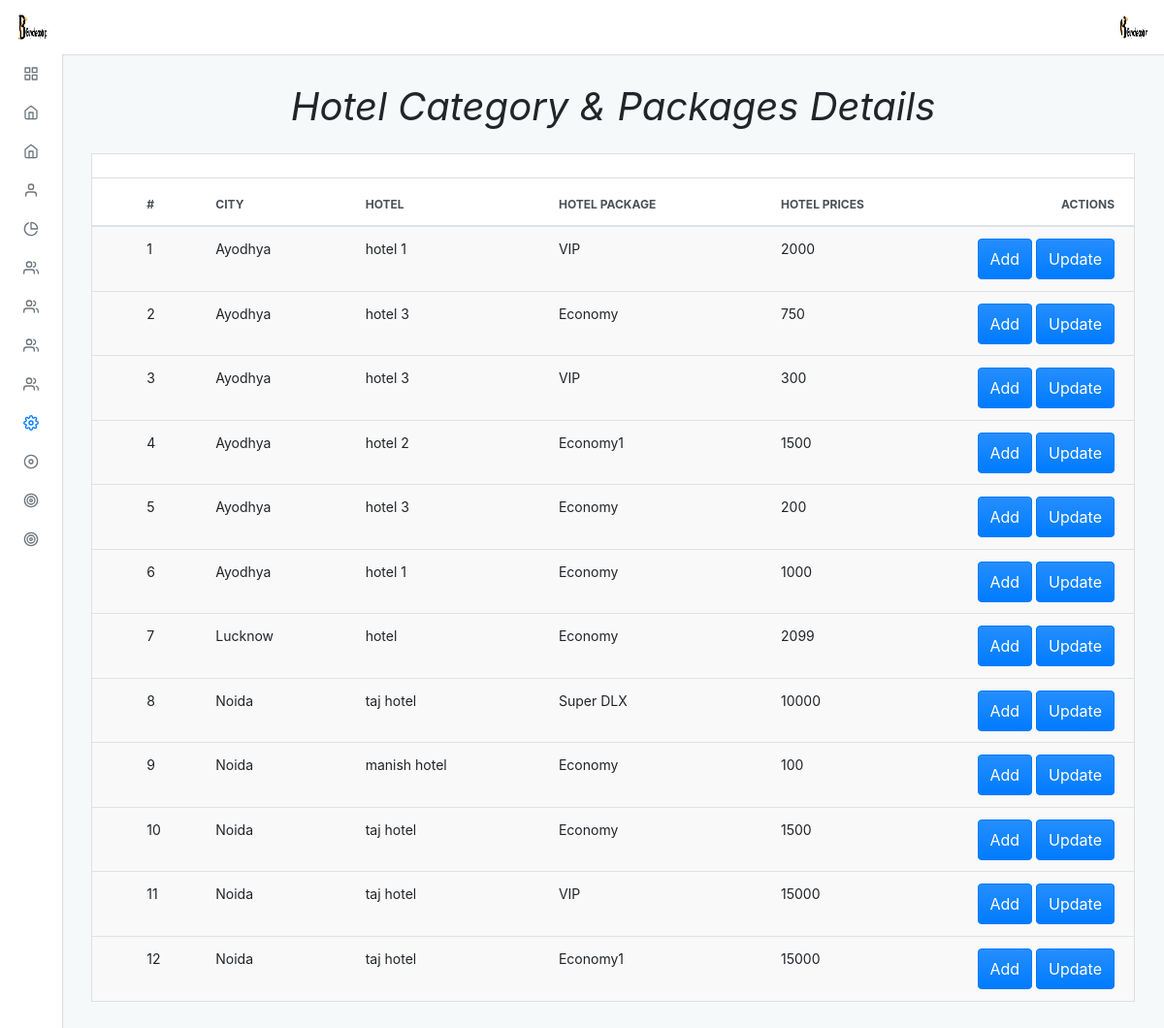
/admin/default/hotel_category_all.php (signed in), run on the app's committed database.
### tables this page shows
CREATE TABLE `hotels` (
  `hotel_id` int(11) NOT NULL,
  `hotel_name` varchar(100) NOT NULL,
  `hcity_id` int(5) NOT NULL
);

CREATE TABLE `cities` (
  `city_id` int(11) NOT NULL,
  `city_name` varchar(100) NOT NULL
);

CREATE TABLE `hotel_categories` (
  `hcategory_id` int(11) NOT NULL,
  `category_name` varchar(100) NOT NULL,
  `hc_id` int(10) NOT NULL,
  `prices` double NOT NULL
);

### admin/default/hotel_category_all.php (the view, shortened to what this page needs)
<?php
include "../../connection.php";
?>
<?php $page = "setting";
include("./incluede/header.php") ?>
<div class="adminx-content">
    <div class="adminx-main-content">
        <div class="container-fluid">
            <div class="pb-3">
                <h1><b><i>Hotel Category & Packages Details</i></b></h1>
            </div>
            <div class="row">
                <div class="col">
                    <div class="card mb-grid">
                        <div class="card-header d-flex justify-content-between align-items-center">
                        </div>
                        <div class="table-responsive-md">
                            <table class="table table-actions table-striped table-hover mb-0">
                                <thead>
                                    <tr>
                                        <th scope="col">
                                            <label class="custom-control custom-checkbox m-0 p-0">
                                            </label>
                                        </th>
                                        <th scope="col">#</th>
                                        <th scope="col">City</th>
                                        <th scope="col">Hotel</th>
                                        <th scope="col">Hotel Package</th>
                                        <th scope="col">Hotel Prices</th>
                                        <th scope="col">Actions</th>
                                    </tr>
                                </thead>
                                <tbody>
                                    <?php
                                    $query = "SELECT hotels.hotel_id, hotels.hotel_name, cities.city_name,hotel_categories.hcategory_id, hotel_categories.category_name, hotel_categories.prices
          FROM hotels
          JOIN cities ON hotels.hcity_id = cities.city_id
          JOIN hotel_categories ON hotels.hotel_id = hotel_categories.hc_id
          ORDER BY cities.city_name ASC";
                                    $res = mysqli_query($conn, $query);
                                    $a = 1;
                                    while ($row = mysqli_fetch_assoc($res)) {
                                    ?>
                                        <tr>
                                            <th scope="row">
                                                <label class="custom-control custom-checkbox m-0 p-0">
                                                </label>
                                            </th>
                                            <td><?php echo $a ?></td>
                                            <td><?php echo $row['city_name'] ?></td>
                                            <td><?php echo $row['hotel_name'] ?></td>
                                            <td><?php echo $row['category_name'] ?></td>
                                            <td><?php echo $row['prices'] ?></td>
                                            <td>
                                                <a href="hotel_category_add"><button type="button" class="btn btn-primary waves-effect waves-light add">Add</button></a>
                                                <a href="hotel_category_update?hcategory_id=<?php echo $row['hcategory_id']; ?>"><button type="button" class="btn btn-primary waves-effect waves-light add">Update</button></a>
                                            </td>
                                        <tr>
                                        <?php
                                        ++$a;
                                    }
                                        ?>
                                        <?php include("./incluede/footer.php") ?>

### admin/default/incluede/header.php (shortened to what this page needs)
<!DOCTYPE html>
<html lang="en">
<head>
  <link rel="stylesheet" type="text/css" href="./dist/css/adminx.css" media="screen" />
</head>
<body class=" virat">
  <div class="adminx-container">
    <?php
    $query = "select * from admin_login";
    $result = mysqli_query($conn, $query);
    while ($row = mysqli_fetch_assoc($result)) {
    ?>
      <nav class="navbar navbar-expand justify-content-between fixed-top virat_1">
        <a class="navbar-brand mb-0 h1 d-none d-md-block" href="admin">
          <img src="../upload/<?php echo $row['image']; ?>" class="navbar-brand-image d-inline-block align-top mr-2" class="circle" alt="">
        </a>
        <ul class="navbar-nav d-flex justify-content-end mr-2">
          <li class="nav-item dropdown">
            <a class="nav-link avatar-with-name" id="navbarDropdownMenuLink" data-toggle="dropdown" href="#">
              <img src="../upload/<?php echo $row['image']; ?>" class="d-inline-block align-top" class="rounded" alt="">
            </a>
          </li>
        </ul>
      <?php
    }
      ?>
      </nav>
      <div class="adminx-sidebar expand-hover push">
        <ul class="sidebar-nav">
          <li class="sidebar-nav-item">
            <a href="admin" class="sidebar-nav-link <?php if ($page == 'home') {
                                                      echo 'active';
                                                    } ?>">
              <span class="sidebar-nav-icon">
                <i data-feather="grid"></i>
              </span>
            </a>
          </li>
          <li class="sidebar-nav-item">
            <a class="sidebar-nav-link <?php if ($page == 'thailand') {
                                          echo 'active';
                                        } ?> collapsed" data-toggle="collapse" href="#examplepackage" aria-expanded="false" aria-controls="examplepackage">
              <span class="sidebar-nav-icon">
                <i data-feather="home"></i>
              </span>
            </a>
          </li>
          <li class="sidebar-nav-item">
            <a class="sidebar-nav-link <?php if ($page == 'slider') {
                                          echo 'active';
                                        } ?> collapsed" data-toggle="collapse" href="#example" aria-expanded="false" aria-controls="example">
              <span class="sidebar-nav-icon">
                <i data-feather="home"></i>
              </span>
            </a>
          </li>
          <li class="sidebar-nav-item">
            <a class=" sidebar-nav-link <?php if ($page == 'about') {
                                          echo 'active';
                                        } ?> collapsed" data-toggle="collapse" href="#exampl_a" aria-expanded="false" aria-controls="exampl_a">
              <span class="sidebar-nav-icon">
                <i data-feather="user"></i>
              </span>
            </a>
          </li>
          <li class="sidebar-nav-item">
            <a class=" sidebar-nav-link <?php if ($page == 'our') {
                                          echo 'active';
                                        } ?> collapsed" data-toggle="collapse" href="#examp" aria-expanded="false" aria-controls="examp">
              <span class="sidebar-nav-icon">
                <i data-feather="pie-chart"></i>
              </span>
            </a>
          </li>
          <li class="sidebar-nav-item">
            <a class=" sidebar-nav-link <?php if ($page == 'transport') {
                                          echo 'active';
                                        } ?> collapsed" data-toggle="collapse" href="#exa_team" aria-expanded="false" aria-controls="exa_team">
              <span class="sidebar-nav-icon">
                <i data-feather="users"></i>
              </span>
            </a>
          </li>
          <li class="sidebar-nav-item">
            <a class=" sidebar-nav-link <?php if ($page == 'transport') {
                                          echo 'active';
                                        } ?> collapsed" data-toggle="collapse" href="#exa_team89" aria-expanded="false" aria-controls="exa_team89">
              <span class="sidebar-nav-icon">
                <i data-feather="users"></i>
              </span>
            </a>
          </li>
          <li class="sidebar-nav-item">
            <a class=" sidebar-nav-link <?php if ($page == 'transport') {
                                          echo 'active';
                                        } ?> collapsed" data-toggle="collapse" href="#exa_team99" aria-expanded="false" aria-controls="exa_team99">
              <span class="sidebar-nav-icon">
                <i data-feather="users"></i>
              </span>
            </a>
          </li>
          <li class="sidebar-nav-item">
            <a class=" sidebar-nav-link <?php if ($page == 'users') {
                                          echo 'active';
                                        } ?> collapsed" data-toggle="collapse" href="#exa_team98" aria-expanded="false" aria-controls="exa_team98">
              <span class="sidebar-nav-icon">
                <i data-feather="users"></i>
              </span>
            </a>
          </li>
          <li class="sidebar-nav-item">
            <a class=" sidebar-nav-link <?php if ($page == 'setting') {
                                          echo 'active';
                                        } ?> collapsed" data-toggle="collapse" href="#ex" aria-expanded="false" aria-controls="ex">
              <span class="sidebar-nav-icon">
                <i data-feather="settings"></i>
              </span>
            </a>
            <li class="sidebar-nav-item">
                <a href="../default/users_wallet" class="sidebar-nav-link">
                  <span class="sidebar-nav-abbr">
                    <i data-feather="disc"></i>
                  </span>
                </a>
              </li>
              <li class="sidebar-nav-item">
                <a href="../default/thailand_payment" class="sidebar-nav-link">
                  <span class="sidebar-nav-abbr">
                    <i data-feather="target"></i>
                  </span>
                </a>
              </li>
              <li class="sidebar-nav-item">
                <a href="../default/manage_offer" class="sidebar-nav-link">
                  <span class="sidebar-nav-abbr">
                    <i data-feather="target"></i>
                  </span>
                </a>
              </li>
      </div>

### admin/default/incluede/header.php (style rules this page uses)
.pb-3 { text-align: center; }

### data on the page
hotels: cities.city_name "Ayodhya", hotel_name "hotel 1", hotel_categories.category_name "VIP", hotel_categories.prices "2000", hotel_categories.category_name "Economy", hotel_categories.prices "1000"
hotels: cities.city_name "Ayodhya", hotel_name "hotel 3", hotel_categories.category_name "Economy", hotel_categories.prices "750", hotel_categories.category_name "VIP", hotel_categories.prices "300", hotel_categories.prices "200"
hotels: cities.city_name "Ayodhya", hotel_name "hotel 2", hotel_categories.category_name "Economy1", hotel_categories.prices "1500"
hotels: cities.city_name "Lucknow", hotel_name "hotel", hotel_categories.category_name "Economy", hotel_categories.prices "2099"
hotels: cities.city_name "Noida", hotel_name "taj hotel", hotel_categories.category_name "Super DLX", hotel_categories.prices "10000", hotel_categories.category_name "Economy", hotel_categories.prices "1500", hotel_categories.category_name "VIP", hotel_categories.prices "15000", hotel_categories.category_name "Economy1"
hotels: cities.city_name "Noida", hotel_name "manish hotel", hotel_categories.category_name "Economy", hotel_categories.prices "100"
